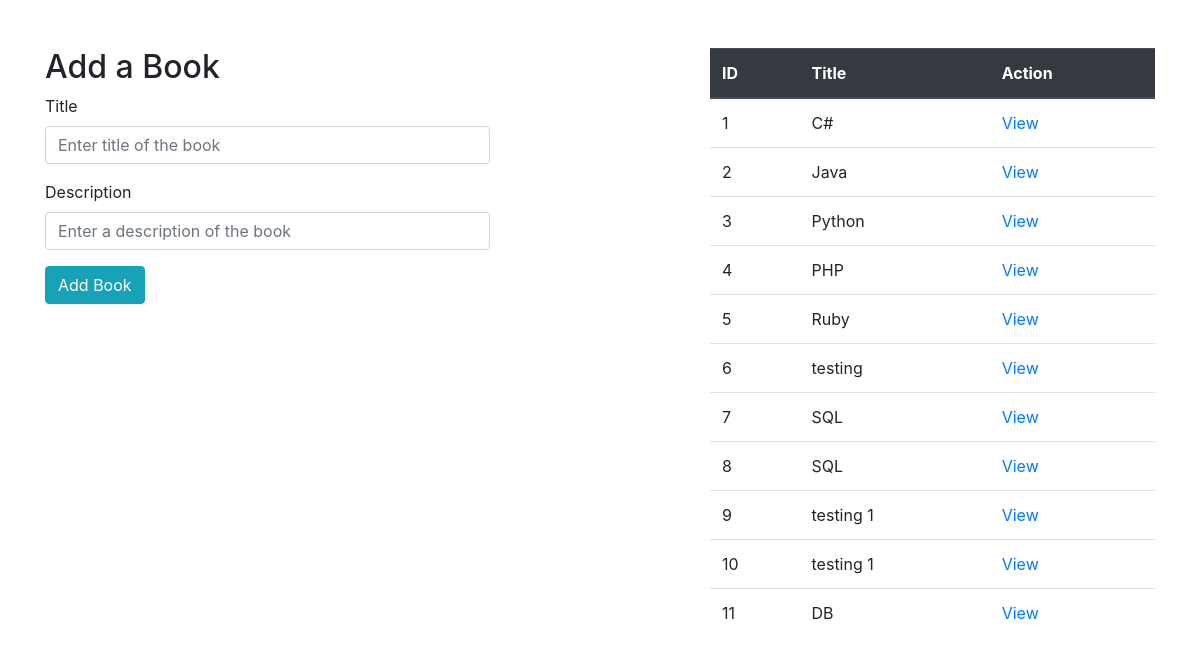
The app's page /, older data.
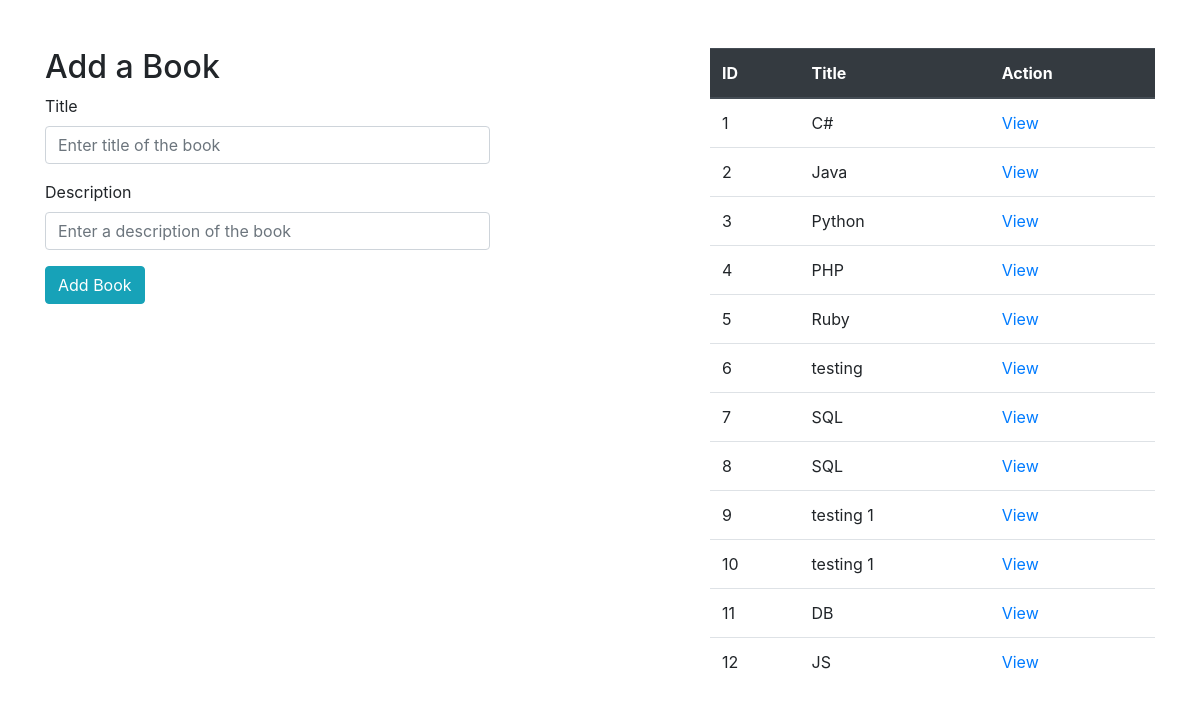
The same page, newer data.
### books_authors_app/models.py (models this page shows)
class Book(models.Model):
    title = models.CharField(max_length=255)
    description = models.TextField()
    created_at = models.DateTimeField(auto_now_add=True)
    updated_at = models.DateTimeField(auto_now=True)

### books_authors_app/views.py (the view)
# urls.py: path('',views.index),
def index(request):
    context = {
        'books': models.get_all_books(),
    }
    return render (request, "index.html", context)

### books_authors_app/models.py (called while the page is built)
def get_all_books():
    return Book.objects.all()

### books_authors_app/templates/index.html (shortened to what this page needs)
<!DOCTYPE html>
<html lang="en">
<head>
    {% load static %}
    <link rel="stylesheet" href="{% static 'css/style.css' %}">
    <link href="https://stackpath.bootstrapcdn.com/bootstrap/4.5.2/css/bootstrap.min.css" rel="stylesheet">
</head>
<body>
    <div class="container">
        <div class="row mt-5">
            <div class="col-md-5">
                <h2>Add a Book</h2>
                <form action="/add_book" method="post" class="needs-validation" novalidate>
                    <div class="form-group">
                        <label for="book_title">Title</label>
                        <input type="text" class="form-control" id="book_title" name="book_title"
                            placeholder="Enter title of the book" required>
                    </div>
                    <div class="form-group">
                        <label for="book_desc">Description</label>
                        <input type="text" class="form-control" id="book_desc" name="book_desc"
                            placeholder="Enter a description of the book" required>
                    </div>
                    <button type="submit" class="btn btn-info">Add Book</button>
                </form>
            </div>
            <div class="col-md-2"></div>
            <div class="col-md-5">
                <table class="table table-hover">
                    <thead class="thead-dark">
                        <tr>
                            <th>ID</th>
                            <th>Title</th>
                            <th>Action</th>
                        </tr>
                    </thead>
                    <tbody>
                        {% for book in books %}
                        <tr>
                            <td>{{ book.id }}</td>
                            <td>{{ book.title }}</td>
                            <td><a href="/books/{{ book.id }}">View</a></td>
                        </tr>
                        {% endfor %}
                    </tbody>
                </table>
            </div>
        </div>
    </div>
</body>
</html>

Row changes from the older to the newer data that the page shows:
added Book: id "12", title "JS"
